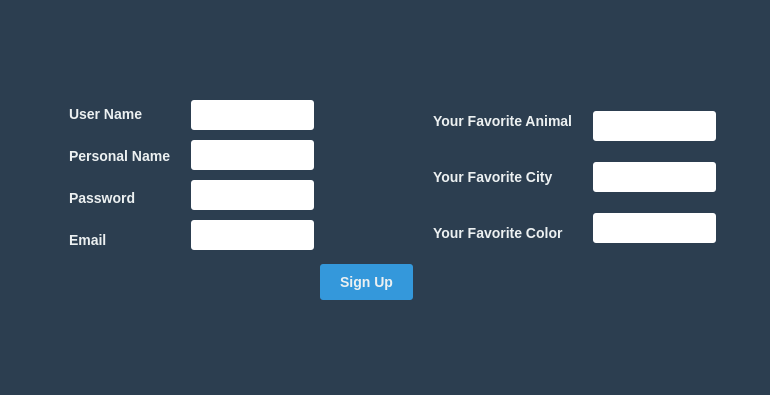
<?xml version="1.0" encoding="UTF-8"?>
<ui version="4.0">
 <class>Signup</class>
 <widget class="QDialog" name="Signup">
  <property name="geometry">
   <rect>
    <x>0</x>
    <y>0</y>
    <width>770</width>
    <height>395</height>
   </rect>
  </property>
  <property name="windowTitle">
   <string>Dialog</string>
  </property>
  <property name="styleSheet">
   <string notr="true">QPushButton{
  background-color: #3498db;
  color: #ecf0f1;
  padding: 10px 20px;
  border: none;
  border-radius: 3px;
  cursor: pointer;
  font-size: 14px;
font-weight: bold;
}
QPushButton:hover {
  background-color: #2980b9;
}
QLabel{
  font-family: 'Arial', sans-serif;
  background-color: #2c3e50;
font-weight: bold;
  color: #ecf0f1;
  padding: 10px;
  text-align: center;
  font-size: 14px;
}
QLineEdit{
  border-radius: 3px;
  border: none;
font-weight: bold;
  Hight: 20px
}
QDialog
{
background-color: #2c3e50;
font-weight: bold;
}
QMainWindow{
  background-color: #2c3e50;
}
QMessageBox{
	 background-color: #2c3e50;
font-weight: bold;
}
QCombobox{
  background-color: #2c3e50;
font-weight: bold;
  color: #ecf0f1;
  padding: 10px 20px;
  border: none;
  border-radius: 3px;
  cursor: pointer;
}</string>
  </property>
  <layout class="QGridLayout" name="gridLayout_2">
   <item row="0" column="1">
    <spacer name="verticalSpacer">
     <property name="orientation">
      <enum>Qt::Vertical</enum>
     </property>
     <property name="sizeHint" stdset="0">
      <size>
       <width>20</width>
       <height>40</height>
      </size>
     </property>
    </spacer>
   </item>
   <item row="1" column="1">
    <layout class="QGridLayout" name="gridLayout">
     <item row="1" column="1">
      <widget class="QPushButton" name="pushButton_signup">
       <property name="text">
        <string>Sign Up</string>
       </property>
      </widget>
     </item>
     <item row="1" column="0">
      <spacer name="horizontalSpacer">
       <property name="orientation">
        <enum>Qt::Horizontal</enum>
       </property>
       <property name="sizeHint" stdset="0">
        <size>
         <width>40</width>
         <height>20</height>
        </size>
       </property>
      </spacer>
     </item>
     <item row="1" column="2">
      <spacer name="horizontalSpacer_2">
       <property name="orientation">
        <enum>Qt::Horizontal</enum>
       </property>
       <property name="sizeHint" stdset="0">
        <size>
         <width>40</width>
         <height>20</height>
        </size>
       </property>
      </spacer>
     </item>
     <item row="0" column="2">
      <layout class="QHBoxLayout" name="horizontalLayout_2">
       <item>
        <layout class="QVBoxLayout" name="verticalLayout_4">
         <item>
          <widget class="QLabel" name="label_recoveryWordAnimal">
           <property name="text">
            <string>Your Favorite Animal</string>
           </property>
          </widget>
         </item>
         <item>
          <widget class="QLabel" name="label_">
           <property name="text">
            <string>Your Favorite City</string>
           </property>
          </widget>
         </item>
         <item>
          <widget class="QLabel" name="label_1">
           <property name="text">
            <string>Your Favorite Color</string>
           </property>
          </widget>
         </item>
        </layout>
       </item>
       <item>
        <layout class="QVBoxLayout" name="verticalLayout">
         <item>
          <widget class="QLineEdit" name="lineEdit_recoveryWordAnimal">
           <property name="minimumSize">
            <size>
             <width>0</width>
             <height>30</height>
            </size>
           </property>
          </widget>
         </item>
         <item>
          <widget class="QLineEdit" name="lineEdit_recoveryWordCity">
           <property name="minimumSize">
            <size>
             <width>0</width>
             <height>30</height>
            </size>
           </property>
          </widget>
         </item>
         <item>
          <widget class="QLineEdit" name="lineEdit_recoveryWordColor">
           <property name="minimumSize">
            <size>
             <width>0</width>
             <height>30</height>
            </size>
           </property>
          </widget>
         </item>
        </layout>
       </item>
      </layout>
     </item>
     <item row="0" column="0">
      <layout class="QHBoxLayout" name="horizontalLayout">
       <item>
        <layout class="QVBoxLayout" name="verticalLayout_3">
         <item>
          <widget class="QLabel" name="label_user_name">
           <property name="text">
            <string>User Name</string>
           </property>
          </widget>
         </item>
         <item>
          <widget class="QLabel" name="label_personal_name">
           <property name="text">
            <string>Personal Name</string>
           </property>
          </widget>
         </item>
         <item>
          <widget class="QLabel" name="label_password">
           <property name="text">
            <string>Password</string>
           </property>
          </widget>
         </item>
         <item>
          <widget class="QLabel" name="label_email">
           <property name="text">
            <string>Email</string>
           </property>
          </widget>
         </item>
        </layout>
       </item>
       <item>
        <layout class="QVBoxLayout" name="verticalLayout_2">
         <item>
          <widget class="QLineEdit" name="lineEdit_user_name">
           <property name="minimumSize">
            <size>
             <width>0</width>
             <height>30</height>
            </size>
           </property>
           <property name="text">
            <string/>
           </property>
          </widget>
         </item>
         <item>
          <widget class="QLineEdit" name="lineEdit_personal_name">
           <property name="minimumSize">
            <size>
             <width>0</width>
             <height>30</height>
            </size>
           </property>
           <property name="text">
            <string/>
           </property>
          </widget>
         </item>
         <item>
          <widget class="QLineEdit" name="lineEdit_pass">
           <property name="minimumSize">
            <size>
             <width>0</width>
             <height>30</height>
            </size>
           </property>
           <property name="text">
            <string/>
           </property>
          </widget>
         </item>
         <item>
          <widget class="QLineEdit" name="lineEdit_email">
           <property name="minimumSize">
            <size>
             <width>0</width>
             <height>30</height>
            </size>
           </property>
           <property name="text">
            <string/>
           </property>
          </widget>
         </item>
        </layout>
       </item>
      </layout>
     </item>
     <item row="0" column="1">
      <spacer name="horizontalSpacer_5">
       <property name="orientation">
        <enum>Qt::Horizontal</enum>
       </property>
       <property name="sizeHint" stdset="0">
        <size>
         <width>40</width>
         <height>20</height>
        </size>
       </property>
      </spacer>
     </item>
    </layout>
   </item>
   <item row="1" column="0">
    <spacer name="horizontalSpacer_3">
     <property name="orientation">
      <enum>Qt::Horizontal</enum>
     </property>
     <property name="sizeHint" stdset="0">
      <size>
       <width>40</width>
       <height>20</height>
      </size>
     </property>
    </spacer>
   </item>
   <item row="1" column="2">
    <spacer name="horizontalSpacer_4">
     <property name="orientation">
      <enum>Qt::Horizontal</enum>
     </property>
     <property name="sizeHint" stdset="0">
      <size>
       <width>40</width>
       <height>20</height>
      </size>
     </property>
    </spacer>
   </item>
   <item row="2" column="1">
    <spacer name="verticalSpacer_2">
     <property name="orientation">
      <enum>Qt::Vertical</enum>
     </property>
     <property name="sizeHint" stdset="0">
      <size>
       <width>20</width>
       <height>40</height>
      </size>
     </property>
    </spacer>
   </item>
  </layout>
 </widget>
 <resources/>
 <connections/>
</ui>
